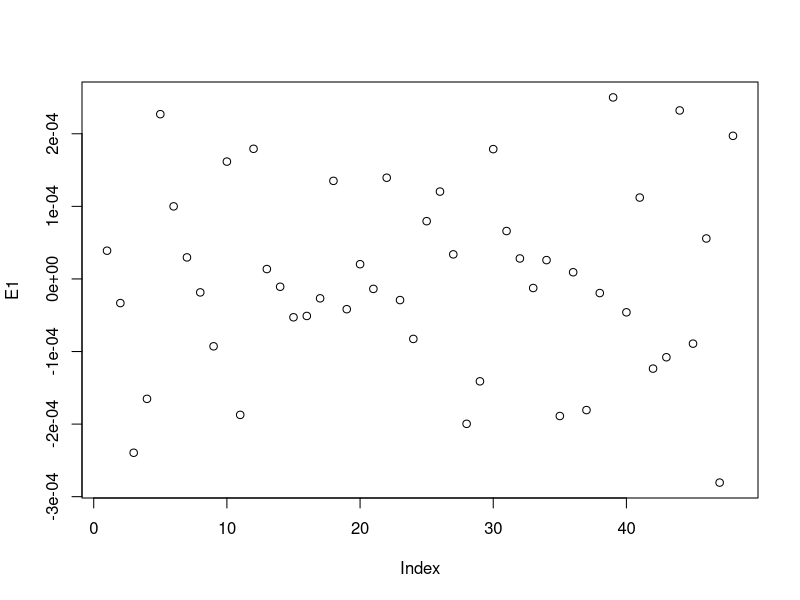
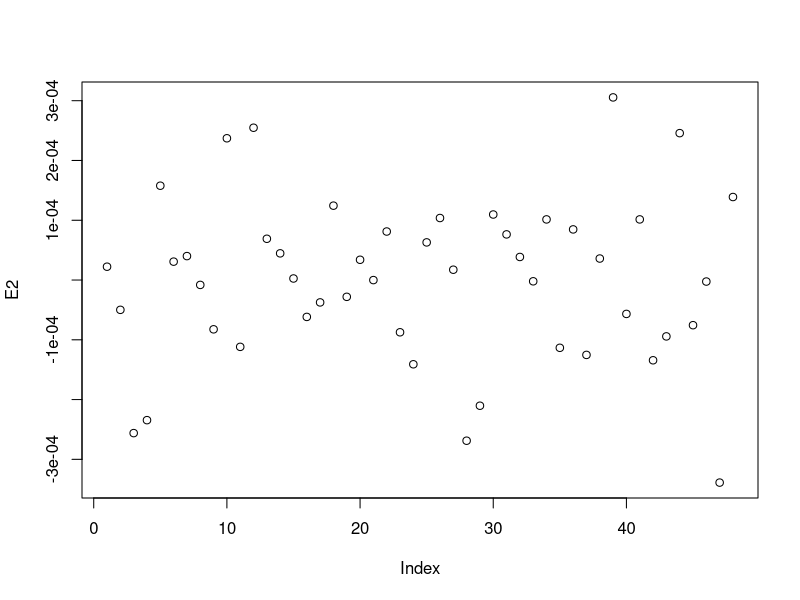

R code for these plots, in order: (Note: this script raises an error after producing the figures.)
#load data

decomp=read.table(file="decomp.rates.2.5.csv", header=T, sep=",")

#set factors

decomp$f.plot<-factor(decomp$plot)

library(nlme)
library(lme4)
library(lmerTest)
library(dplyr)
library(nortest)
library(ggplot2)

#start with linear model

M0<-lm(rate.of.decomposition ~ 
         impact+leaf.type+location+
         f.plot, data = decomp)
#I revised this just to clean it up.  you didn't all those factors
#and you're already using the data argument so don't need to use
#decomp$ to call your variables

M1<-lm(rate.of.decomposition ~ 
         impact*leaf.type+location, data = decomp, na.action=na.omit)
#plot shouldn't be a main factor since it's basically a rep
#sart with the interaction term so it's equivalent to M2 below

E1<-residuals(M1)

plot(E1)

summary(M1)


#Look at mixed effects model
#add random factor - refer to chapter 5 of zuur

M2<-lme(rate.of.decomposition ~ impact*leaf.type, 
        random=~ 1 | location, data=decomp, na.action=na.omit)

E2<-residuals(M2)
plot(E2)
summary(M2)

#test M1 and M2 to see if random effects are better than using location as a block 
anova(M0,M1,M2)
#something is wrong with Stand Up in the first model

#Here an alternate first model that doesn't use location at all
M1<-gls(rate.of.decomposition ~ 
          impact*leaf.type, data = decomp, na.action=na.omit)

E1<-residuals(M1)

plot(E1)

summary(M1)
anova(M1)

#test M1 and M2 to see if random effects are better than using location as a block 
anova(M1,M2)

#looks like random effects don't matter much

M3<-lmer(rate.of.decomposition ~ impact*leaf.type + 
           (plot|location), 
         data=decomp)

E3<-residuals(M3)

plot(E3)

AIC(M1,M2,M3)#M1 is the Best

summary(M1)

E1<-residuals(M1)

plot(E1)

plot(filter(decomp, !is.na(rate.of.decomposition)) %>%dplyr::select(location),
     E1, xlab="Location", ylab="Residuals")
plot(filter(decomp, !is.na(rate.of.decomposition)) %>%dplyr::select(impact),
     E1, xlab="Location", ylab="Residuals")

qqnorm(residuals(M1))
qqline(residuals(M1))
ad.test(residuals(M1))

#Bar Plot

x <- group_by(decomp, leaf.type, impact) %>%  # Grouping function causes subsequent functions to aggregate by season and reach
  summarize(rate.of.decomposition.mean = abs(mean(rate.of.decomposition, na.rm = TRUE)), # na.rm = TRUE to remove missing values
            rate.of.decomposition.sd=abs(sd(rate.of.decomposition, na.rm = TRUE)),  # na.rm = TRUE to remove missing values
            n = sum(!is.na(rate.of.decomposition)), # of observations, excluding NAs. 
            rate.of.decomposition.se=rate.of.decomposition.sd/sqrt(n))

ggplot(data=x, 
       aes(x=leaf.type, y=rate.of.decomposition.mean, fill=impact)) + 
  geom_bar(stat="identity", position=position_dodge(), color = "black") + 
  geom_errorbar(aes(ymin=rate.of.decomposition.mean-rate.of.decomposition.se, ymax=rate.of.decomposition.mean+rate.of.decomposition.se), width=0.2, 
                position=position_dodge(0.9)) + 
  scale_fill_manual(values=c("gray","white")) +
  xlab("Leaf Type") +
  ylab("Decomposition Rate (k)")  + #I changed your y axis label
  ylim(0,.0015) +
  labs(fill="Budworm Activity") +
  annotate("Text", hjust=0, x=.51, y=.0014, label="Budworm Impact: P=0.0024", size=4) +
  annotate("Text", hjust=0, x=.51, y=.00135, label="Leaf Type: P=0.68", size=4) +
  annotate("Text", hjust=0, x=.51, y=.0013, label="Budworm Impact:Leaf Type Interaction: P=0.79", size=4) +
  theme_bw() +
  theme(panel.grid.major=element_blank(),
        panel.grid.minor=element_blank(),
        legend.title=element_text(size=12),
        legend.key=element_blank(), 
        legend.position=c(0.2,0.95), 
        legend.text=element_text(size=12), 
        legend.background=element_blank(), 
        legend.direction="horizontal", 
        legend.key.size=unit(0.3, "cm"), 
        axis.title.y=element_text(size=12), 
        axis.title.x=element_text(size=12), 
        axis.text.y=element_text(size=12),
        axis.text.x=element_text(size=12))
##in the first lines of this block, aes(x= specifies the x axis, y is the response, fill is the coloration of the grouped columns

ggsave('figures/decomp by leaf.tiff',
       units="in",
       width=5,
       height=4.5,
       dpi=1200,
       compression="lzw")
